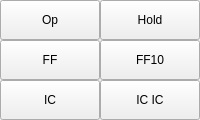
           <widget class="QWidget" name="simbuttons">
            <property name="sizePolicy">
             <sizepolicy hsizetype="Preferred" vsizetype="Preferred">
              <horstretch>0</horstretch>
              <verstretch>0</verstretch>
             </sizepolicy>
            </property>
            <property name="minimumSize">
             <size>
              <width>80</width>
              <height>120</height>
             </size>
            </property>
            <attribute name="title">
             <string>Sim</string>
            </attribute>
            <layout class="QGridLayout" name="gridLayout">
             <property name="sizeConstraint">
              <enum>QLayout::SizeConstraint::SetDefaultConstraint</enum>
             </property>
             <property name="leftMargin">
              <number>0</number>
             </property>
             <property name="topMargin">
              <number>0</number>
             </property>
             <property name="rightMargin">
              <number>0</number>
             </property>
             <property name="bottomMargin">
              <number>0</number>
             </property>
             <property name="spacing">
              <number>0</number>
             </property>
             <item row="0" column="0">
              <widget class="QToolButton" name="op">
               <property name="sizePolicy">
                <sizepolicy hsizetype="MinimumExpanding" vsizetype="MinimumExpanding">
                 <horstretch>0</horstretch>
                 <verstretch>0</verstretch>
                </sizepolicy>
               </property>
               <property name="minimumSize">
                <size>
                 <width>40</width>
                 <height>40</height>
                </size>
               </property>
               <property name="focusPolicy">
                <enum>Qt::FocusPolicy::NoFocus</enum>
               </property>
               <property name="toolTip">
                <string>start simulation</string>
               </property>
               <property name="text">
                <string>Op</string>
               </property>
               <property name="toolButtonStyle">
                <enum>Qt::ToolButtonStyle::ToolButtonTextUnderIcon</enum>
               </property>
              </widget>
             </item>
             <item row="0" column="1">
              <widget class="QToolButton" name="hold">
               <property name="sizePolicy">
                <sizepolicy hsizetype="MinimumExpanding" vsizetype="MinimumExpanding">
                 <horstretch>0</horstretch>
                 <verstretch>0</verstretch>
                </sizepolicy>
               </property>
               <property name="minimumSize">
                <size>
                 <width>40</width>
                 <height>40</height>
                </size>
               </property>
               <property name="focusPolicy">
                <enum>Qt::FocusPolicy::NoFocus</enum>
               </property>
               <property name="toolTip">
                <string>pause simulation</string>
               </property>
               <property name="text">
                <string>Hold</string>
               </property>
               <property name="toolButtonStyle">
                <enum>Qt::ToolButtonStyle::ToolButtonTextUnderIcon</enum>
               </property>
              </widget>
             </item>
             <item row="1" column="0">
              <widget class="QToolButton" name="fast">
               <property name="sizePolicy">
                <sizepolicy hsizetype="MinimumExpanding" vsizetype="MinimumExpanding">
                 <horstretch>0</horstretch>
                 <verstretch>0</verstretch>
                </sizepolicy>
               </property>
               <property name="minimumSize">
                <size>
                 <width>40</width>
                 <height>40</height>
                </size>
               </property>
               <property name="focusPolicy">
                <enum>Qt::FocusPolicy::NoFocus</enum>
               </property>
               <property name="toolTip">
                <string>fast forward</string>
               </property>
               <property name="text">
                <string>FF</string>
               </property>
               <property name="toolButtonStyle">
                <enum>Qt::ToolButtonStyle::ToolButtonTextUnderIcon</enum>
               </property>
              </widget>
             </item>
             <item row="1" column="1">
              <widget class="QToolButton" name="fast10">
               <property name="sizePolicy">
                <sizepolicy hsizetype="MinimumExpanding" vsizetype="MinimumExpanding">
                 <horstretch>0</horstretch>
                 <verstretch>0</verstretch>
                </sizepolicy>
               </property>
               <property name="minimumSize">
                <size>
                 <width>40</width>
                 <height>40</height>
                </size>
               </property>
               <property name="focusPolicy">
                <enum>Qt::FocusPolicy::NoFocus</enum>
               </property>
               <property name="toolTip">
                <string>fast forward (10 sec)</string>
               </property>
               <property name="text">
                <string>FF10</string>
               </property>
               <property name="toolButtonStyle">
                <enum>Qt::ToolButtonStyle::ToolButtonTextUnderIcon</enum>
               </property>
              </widget>
             </item>
             <item row="2" column="0">
              <widget class="QToolButton" name="ic">
               <property name="sizePolicy">
                <sizepolicy hsizetype="MinimumExpanding" vsizetype="MinimumExpanding">
                 <horstretch>0</horstretch>
                 <verstretch>0</verstretch>
                </sizepolicy>
               </property>
               <property name="minimumSize">
                <size>
                 <width>40</width>
                 <height>40</height>
                </size>
               </property>
               <property name="focusPolicy">
                <enum>Qt::FocusPolicy::NoFocus</enum>
               </property>
               <property name="toolTip">
                <string>open scenario file</string>
               </property>
               <property name="text">
                <string>IC</string>
               </property>
               <property name="toolButtonStyle">
                <enum>Qt::ToolButtonStyle::ToolButtonTextUnderIcon</enum>
               </property>
              </widget>
             </item>
             <item row="2" column="1">
              <widget class="QToolButton" name="sameic">
               <property name="sizePolicy">
                <sizepolicy hsizetype="MinimumExpanding" vsizetype="MinimumExpanding">
                 <horstretch>0</horstretch>
                 <verstretch>0</verstretch>
                </sizepolicy>
               </property>
               <property name="minimumSize">
                <size>
                 <width>40</width>
                 <height>40</height>
                </size>
               </property>
               <property name="focusPolicy">
                <enum>Qt::FocusPolicy::NoFocus</enum>
               </property>
               <property name="toolTip">
                <string>open previous scenario</string>
               </property>
               <property name="text">
                <string>IC IC</string>
               </property>
               <property name="toolButtonStyle">
                <enum>Qt::ToolButtonStyle::ToolButtonTextUnderIcon</enum>
               </property>
              </widget>
             </item>
            </layout>
           </widget>
